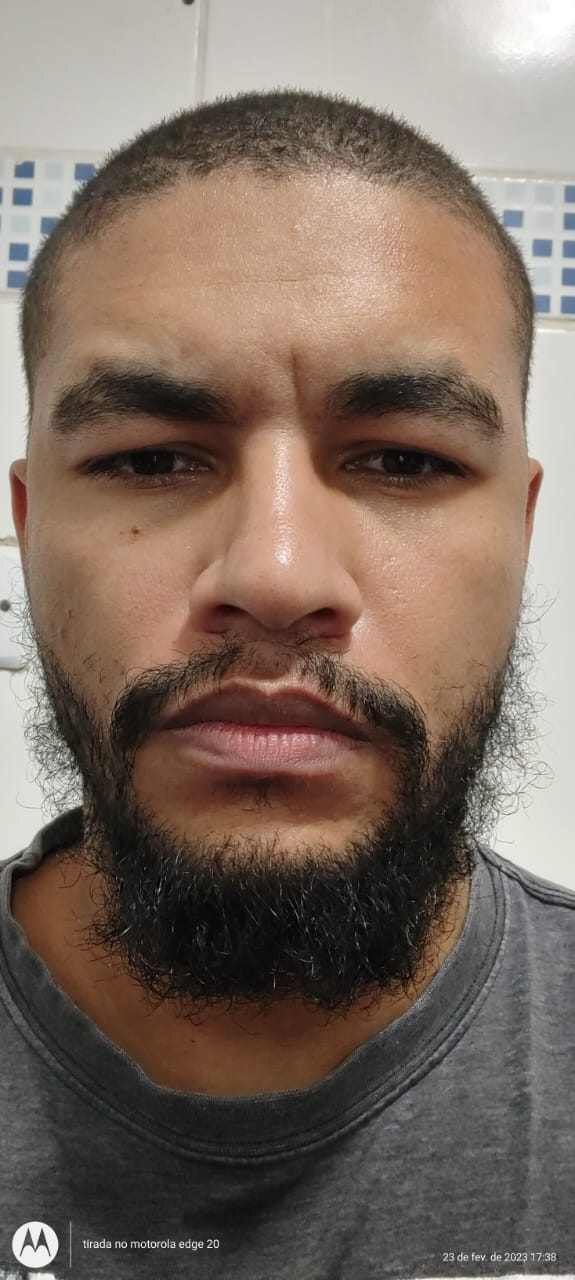
#> input picture src/assets/conhecidos/Bruno Dias.jpeg, 575 x 1280 px; its folder holds only this picture in this run
$ python encoding_h5.py
#> lines starting #> are read from the running program, lines starting #| are printed output that depends on the picture
import cv2
import numpy as np
import glob

# Carregar as imagens de treinamento
train_images = glob.glob(r'src\assets\conhecidos\*')

# Criar um detector de faces
face_detector = cv2.CascadeClassifier(r'haarcascades\haarcascade_frontalface_default.xml')

# Extrair os rostos das imagens de treinamento
faces = []
for img_path in train_images:
    img = cv2.imread(img_path)
#> img is the input picture: shape (1280, 575, 3); mean B, G, R 96.8, 108.2, 124.7
    gray = cv2.cvtColor(img, cv2.COLOR_BGR2GRAY)
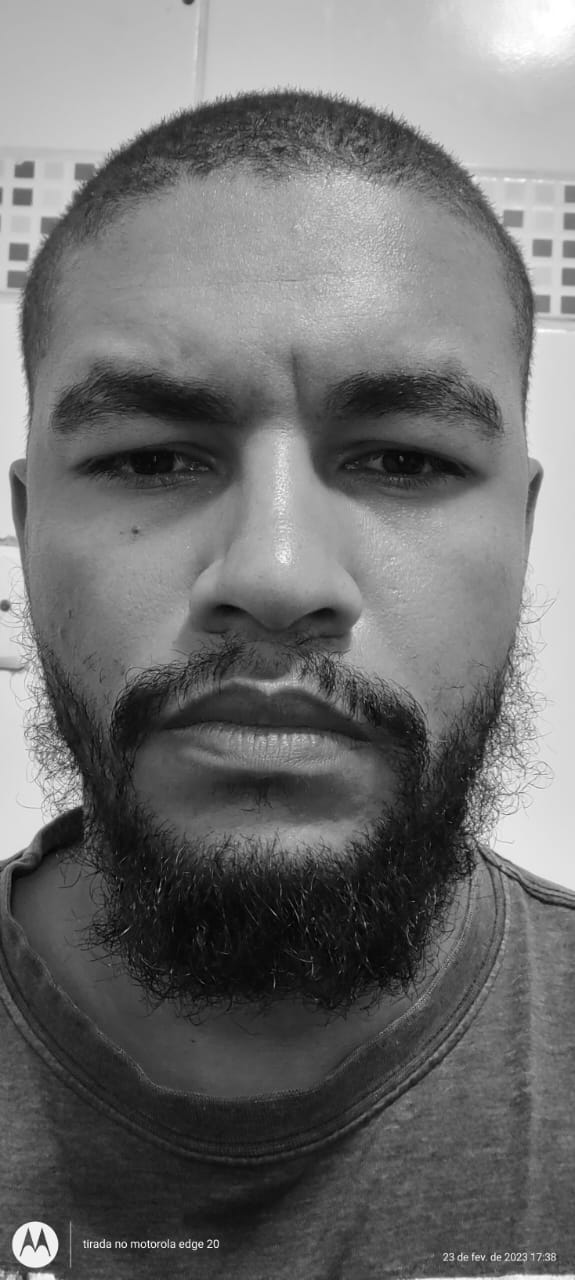
#> gray: shape (1280, 575); min 0, max 255, mean 111.8
    faces_rects = face_detector.detectMultiScale(gray, 1.3, 5)
#> faces_rects = [[12, 233, 559, 559]]
    for (x,y,w,h) in faces_rects:
        face = gray[y:y+h, x:x+w]
        face = cv2.resize(face, (32, 32))
        faces.append(face)
#> this loop made 1 pass
#> pass 1, `face = gray[y:y+h, x:x+w]`:
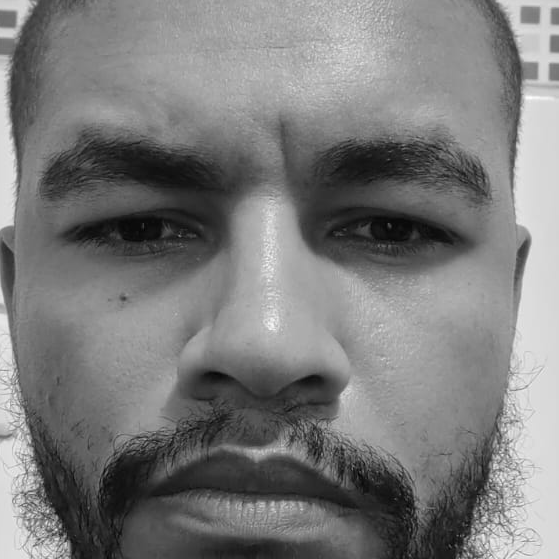
#> face: shape (559, 559); min 1, max 254, mean 123.3
#> pass 1, `face = cv2.resize(face, (32, 32))`:
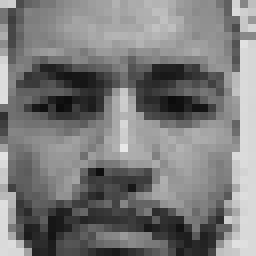
#> face: shape (32, 32) (shown 8 times larger); min 12, max 232, mean 122.8
#> after the loop, faces = 1 item

# Salvar os rostos como um arquivo numpy
npy_path = r'src\assets\npy'
np.save(fr'{npy_path}\conhecidos.npy', faces)

$ run again, on src/assets/conhecidos/Jose.jpg
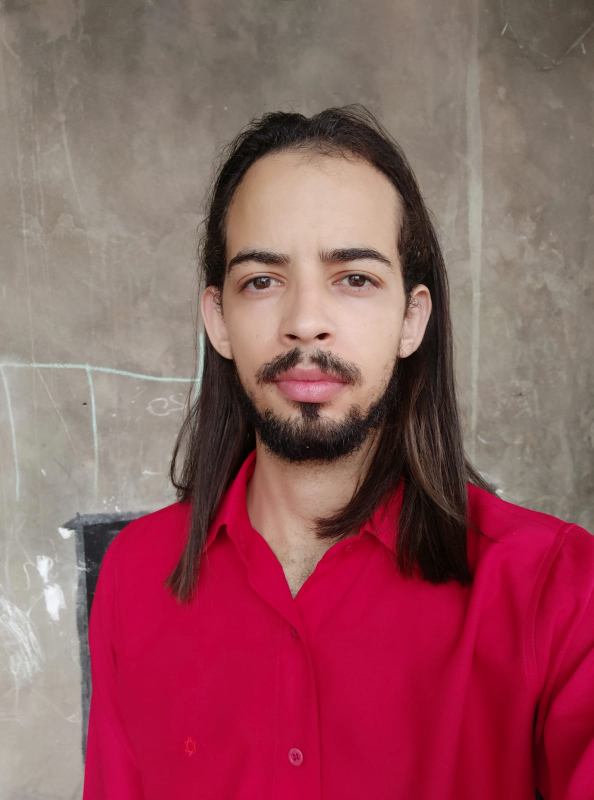
#> input picture src/assets/conhecidos/Jose.jpg, 1187 x 1599 px (shown at 1/2 size)
#> img is the input picture: shape (1599, 1187, 3); mean B, G, R 95.7, 88.5, 147.3
#> `gray = cv2.cvtColor(img, cv2.COLOR_BGR2GRAY)`:
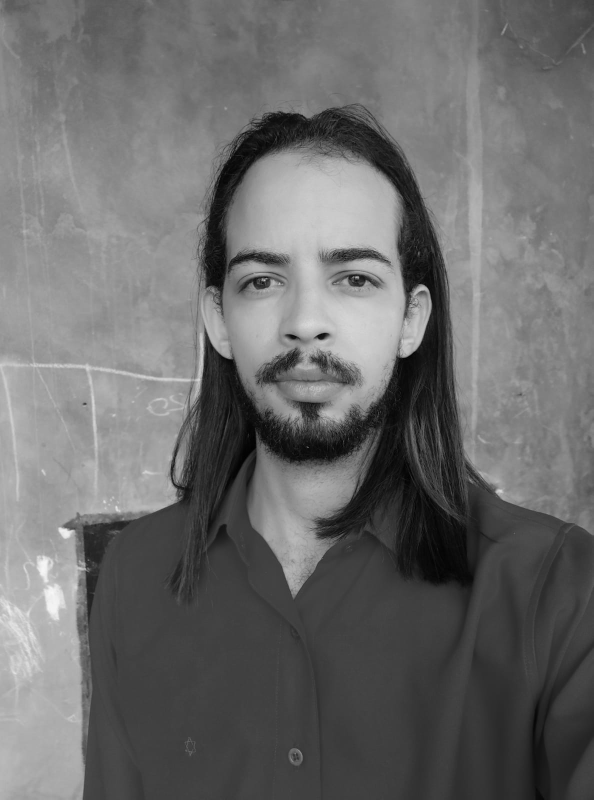
#> gray: shape (1599, 1187) (shown at 1/2 size); min 0, max 248, mean 107
#> faces_rects = [[565, 1101, 64, 64], [351, 350, 538, 538]]
#> the loop `for (x,y,w,h) in faces_rects:` made 2 passes
#> pass 2, `face = cv2.resize(face, (32, 32))`:
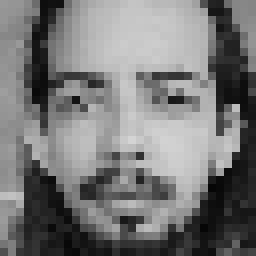
#> face: shape (32, 32) (shown 8 times larger); min 6, max 212, mean 119.5
#> after the loop `for (x,y,w,h) in faces_rects:`: faces = 2 items

$ run again, on src/assets/conhecidos/Nikola Tesla.jpg
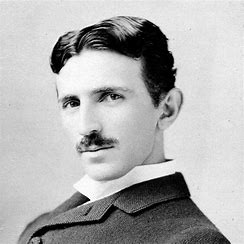
#> input picture src/assets/conhecidos/Nikola Tesla.jpg, 244 x 244 px
#> img is the input picture: shape (244, 244, 3); min 0, max 255, mean 176.4
#> faces_rects = [[32, 53, 126, 126]]
#> the loop `for (x,y,w,h) in faces_rects:` made 1 pass
#> pass 1, `face = gray[y:y+h, x:x+w]`:
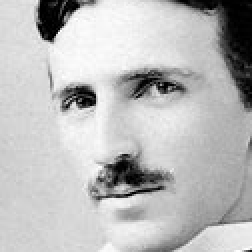
#> face: shape (126, 126) (shown 2 times larger); min 0, max 255, mean 186.6
#> pass 1, `face = cv2.resize(face, (32, 32))`:
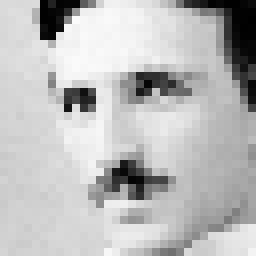
#> face: shape (32, 32) (shown 8 times larger); min 0, max 251, mean 186.6
#> after the loop `for (x,y,w,h) in faces_rects:`: faces = 1 item

$ run again, on src/assets/conhecidos/Camila.jpg
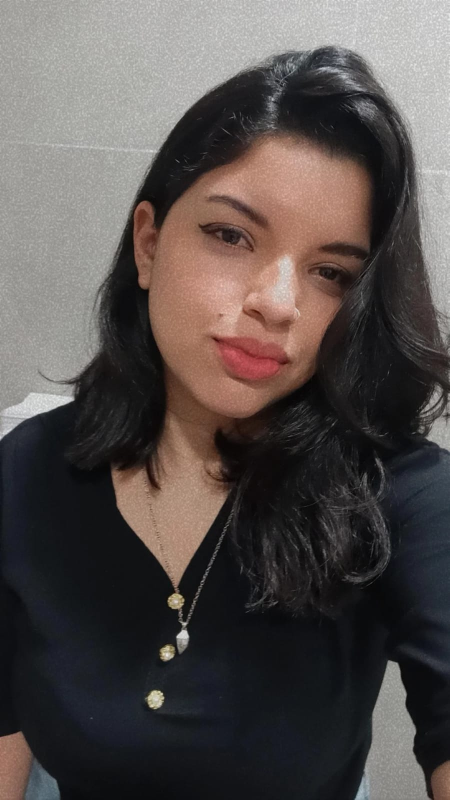
#> input picture src/assets/conhecidos/Camila.jpg, 899 x 1599 px (shown at 1/2 size)
#> img is the input picture: shape (1599, 899, 3); mean B, G, R 76.6, 78.7, 85.8
#> `gray = cv2.cvtColor(img, cv2.COLOR_BGR2GRAY)`:
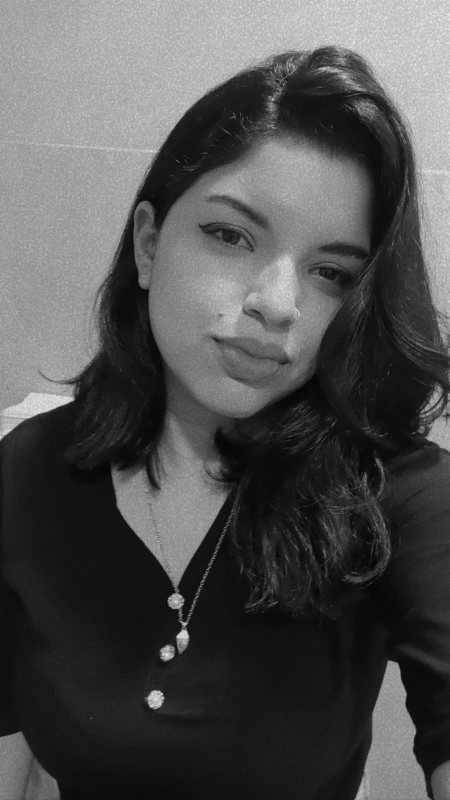
#> gray: shape (1599, 899) (shown at 1/2 size); min 1, max 239, mean 80.6
#> faces_rects = [[281, 297, 546, 546]]
#> the loop `for (x,y,w,h) in faces_rects:` made 1 pass
#> pass 1, `face = cv2.resize(face, (32, 32))`:
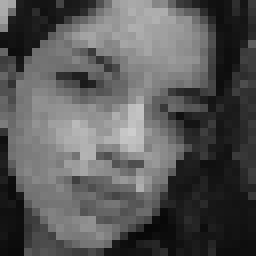
#> face: shape (32, 32) (shown 8 times larger); min 7, max 205, mean 87.5
#> after the loop `for (x,y,w,h) in faces_rects:`: faces = 1 item

$ run again, on src/assets/conhecidos/Daniela.jpg
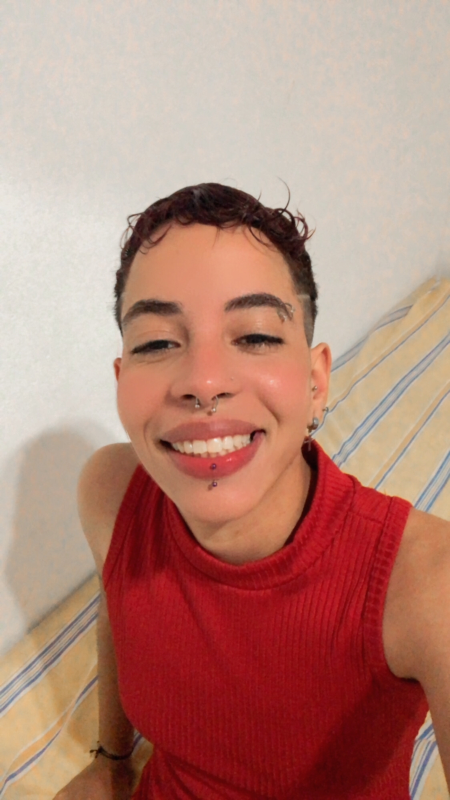
#> input picture src/assets/conhecidos/Daniela.jpg, 900 x 1600 px (shown at 1/2 size)
#> img is the input picture: shape (1600, 900, 3); mean B, G, R 120.5, 133.5, 181.7
#> `gray = cv2.cvtColor(img, cv2.COLOR_BGR2GRAY)`:
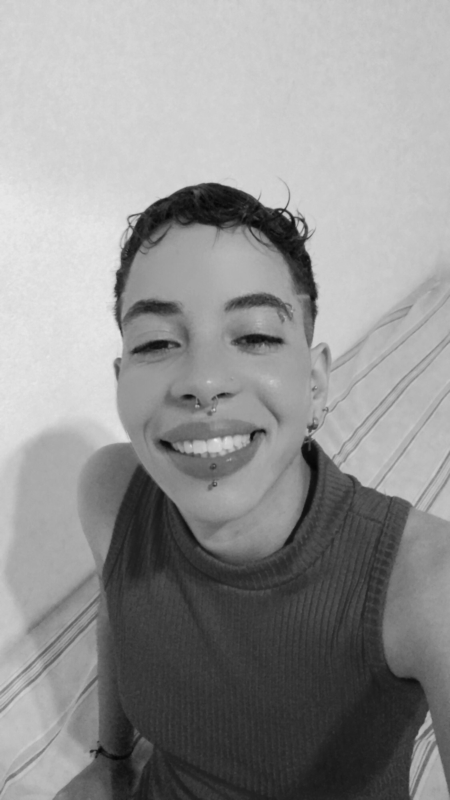
#> gray: shape (1600, 900) (shown at 1/2 size); min 4, max 236, mean 146.4
#> faces_rects = [[153, 467, 535, 535]]
#> the loop `for (x,y,w,h) in faces_rects:` made 1 pass
#> pass 1, `face = cv2.resize(face, (32, 32))`:
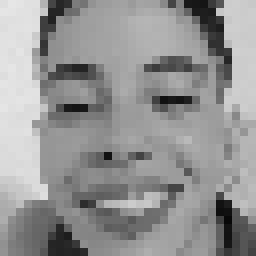
#> face: shape (32, 32) (shown 8 times larger); min 8, max 230, mean 147.9
#> after the loop `for (x,y,w,h) in faces_rects:`: faces = 1 item
